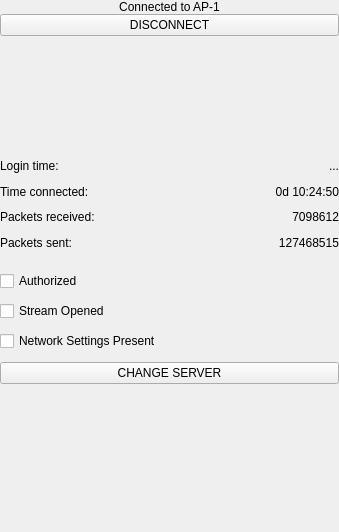
<?xml version="1.0" encoding="UTF-8"?>
<ui version="4.0">
 <class>MainScreen</class>
 <widget class="QWidget" name="MainScreen">
  <property name="geometry">
   <rect>
    <x>0</x>
    <y>0</y>
    <width>339</width>
    <height>532</height>
   </rect>
  </property>
  <property name="minimumSize">
   <size>
    <width>0</width>
    <height>0</height>
   </size>
  </property>
  <property name="windowTitle">
   <string>Form</string>
  </property>
  <layout class="QVBoxLayout" name="verticalLayout">
   <property name="spacing">
    <number>0</number>
   </property>
   <property name="leftMargin">
    <number>0</number>
   </property>
   <property name="topMargin">
    <number>0</number>
   </property>
   <property name="rightMargin">
    <number>0</number>
   </property>
   <property name="bottomMargin">
    <number>0</number>
   </property>
   <item>
    <widget class="QFrame" name="frmConnect">
     <property name="sizePolicy">
      <sizepolicy hsizetype="Preferred" vsizetype="Preferred">
       <horstretch>0</horstretch>
       <verstretch>0</verstretch>
      </sizepolicy>
     </property>
     <property name="minimumSize">
      <size>
       <width>0</width>
       <height>124</height>
      </size>
     </property>
     <property name="maximumSize">
      <size>
       <width>16777215</width>
       <height>16777215</height>
      </size>
     </property>
     <layout class="QVBoxLayout" name="verticalLayout_2">
      <property name="spacing">
       <number>0</number>
      </property>
      <property name="leftMargin">
       <number>0</number>
      </property>
      <property name="topMargin">
       <number>0</number>
      </property>
      <property name="rightMargin">
       <number>0</number>
      </property>
      <property name="bottomMargin">
       <number>0</number>
      </property>
      <item alignment="Qt::AlignHCenter">
       <widget class="QLabel" name="lblActualServer">
        <property name="text">
         <string>Connected to AP-1</string>
        </property>
        <property name="alignment">
         <set>Qt::AlignCenter</set>
        </property>
       </widget>
      </item>
      <item>
       <widget class="QPushButton" name="btnConnection">
        <property name="text">
         <string>DISCONNECT</string>
        </property>
       </widget>
      </item>
      <item>
       <spacer name="verticalSpacer_2">
        <property name="orientation">
         <enum>Qt::Vertical</enum>
        </property>
        <property name="sizeHint" stdset="0">
         <size>
          <width>20</width>
          <height>40</height>
         </size>
        </property>
       </spacer>
      </item>
     </layout>
    </widget>
   </item>
   <item>
    <widget class="QFrame" name="frmInfo">
     <property name="sizePolicy">
      <sizepolicy hsizetype="Preferred" vsizetype="Preferred">
       <horstretch>0</horstretch>
       <verstretch>0</verstretch>
      </sizepolicy>
     </property>
     <property name="minimumSize">
      <size>
       <width>330</width>
       <height>113</height>
      </size>
     </property>
     <property name="maximumSize">
      <size>
       <width>16777215</width>
       <height>16777215</height>
      </size>
     </property>
     <layout class="QVBoxLayout" name="verticalLayout_3">
      <property name="spacing">
       <number>0</number>
      </property>
      <property name="leftMargin">
       <number>0</number>
      </property>
      <property name="topMargin">
       <number>0</number>
      </property>
      <property name="rightMargin">
       <number>0</number>
      </property>
      <property name="bottomMargin">
       <number>0</number>
      </property>
      <item>
       <widget class="QWidget" name="wgtTopInfoFrame" native="true"/>
      </item>
      <item>
       <widget class="QWidget" name="wgtLiginTime" native="true">
        <layout class="QHBoxLayout" name="horizontalLayout">
         <property name="spacing">
          <number>0</number>
         </property>
         <property name="leftMargin">
          <number>0</number>
         </property>
         <property name="topMargin">
          <number>0</number>
         </property>
         <property name="rightMargin">
          <number>0</number>
         </property>
         <property name="bottomMargin">
          <number>0</number>
         </property>
         <item>
          <widget class="QLabel" name="lblTitleLoginTime">
           <property name="sizePolicy">
            <sizepolicy hsizetype="Fixed" vsizetype="Preferred">
             <horstretch>0</horstretch>
             <verstretch>0</verstretch>
            </sizepolicy>
           </property>
           <property name="text">
            <string>Login time:</string>
           </property>
           <property name="alignment">
            <set>Qt::AlignJustify|Qt::AlignVCenter</set>
           </property>
          </widget>
         </item>
         <item alignment="Qt::AlignRight">
          <widget class="QLabel" name="lblLoginTime">
           <property name="sizePolicy">
            <sizepolicy hsizetype="Fixed" vsizetype="Preferred">
             <horstretch>0</horstretch>
             <verstretch>0</verstretch>
            </sizepolicy>
           </property>
           <property name="text">
            <string>...</string>
           </property>
           <property name="alignment">
            <set>Qt::AlignRight|Qt::AlignTrailing|Qt::AlignVCenter</set>
           </property>
          </widget>
         </item>
        </layout>
       </widget>
      </item>
      <item>
       <widget class="QWidget" name="widget" native="true"/>
      </item>
      <item>
       <widget class="QWidget" name="wgtTimeConnect" native="true">
        <layout class="QHBoxLayout" name="horizontalLayout_2">
         <property name="leftMargin">
          <number>0</number>
         </property>
         <property name="topMargin">
          <number>0</number>
         </property>
         <property name="rightMargin">
          <number>0</number>
         </property>
         <property name="bottomMargin">
          <number>0</number>
         </property>
         <item alignment="Qt::AlignLeft">
          <widget class="QLabel" name="lblTitleTimeConnect">
           <property name="sizePolicy">
            <sizepolicy hsizetype="Fixed" vsizetype="Preferred">
             <horstretch>0</horstretch>
             <verstretch>0</verstretch>
            </sizepolicy>
           </property>
           <property name="text">
            <string>Time connected:</string>
           </property>
           <property name="alignment">
            <set>Qt::AlignJustify|Qt::AlignVCenter</set>
           </property>
          </widget>
         </item>
         <item alignment="Qt::AlignRight">
          <widget class="QLabel" name="lblTimeConnect">
           <property name="sizePolicy">
            <sizepolicy hsizetype="Fixed" vsizetype="Preferred">
             <horstretch>0</horstretch>
             <verstretch>0</verstretch>
            </sizepolicy>
           </property>
           <property name="text">
            <string>0d 10:24:50</string>
           </property>
           <property name="alignment">
            <set>Qt::AlignRight|Qt::AlignTrailing|Qt::AlignVCenter</set>
           </property>
          </widget>
         </item>
        </layout>
       </widget>
      </item>
      <item>
       <widget class="QWidget" name="widget_2" native="true"/>
      </item>
      <item>
       <widget class="QWidget" name="wgtPacketsRec" native="true">
        <property name="sizePolicy">
         <sizepolicy hsizetype="Preferred" vsizetype="Preferred">
          <horstretch>0</horstretch>
          <verstretch>0</verstretch>
         </sizepolicy>
        </property>
        <layout class="QHBoxLayout" name="horizontalLayout_3">
         <property name="leftMargin">
          <number>0</number>
         </property>
         <property name="topMargin">
          <number>0</number>
         </property>
         <property name="rightMargin">
          <number>0</number>
         </property>
         <property name="bottomMargin">
          <number>0</number>
         </property>
         <item alignment="Qt::AlignLeft">
          <widget class="QLabel" name="lblTitlePacketsRec">
           <property name="sizePolicy">
            <sizepolicy hsizetype="Fixed" vsizetype="Preferred">
             <horstretch>0</horstretch>
             <verstretch>0</verstretch>
            </sizepolicy>
           </property>
           <property name="text">
            <string>Packets received:</string>
           </property>
           <property name="alignment">
            <set>Qt::AlignJustify|Qt::AlignVCenter</set>
           </property>
          </widget>
         </item>
         <item alignment="Qt::AlignRight">
          <widget class="QLabel" name="lblPacketsRec">
           <property name="sizePolicy">
            <sizepolicy hsizetype="Fixed" vsizetype="Preferred">
             <horstretch>0</horstretch>
             <verstretch>0</verstretch>
            </sizepolicy>
           </property>
           <property name="text">
            <string>7098612</string>
           </property>
           <property name="alignment">
            <set>Qt::AlignRight|Qt::AlignTrailing|Qt::AlignVCenter</set>
           </property>
          </widget>
         </item>
        </layout>
       </widget>
      </item>
      <item>
       <widget class="QWidget" name="widget_3" native="true"/>
      </item>
      <item>
       <widget class="QWidget" name="wgtPacetsSent" native="true">
        <property name="sizePolicy">
         <sizepolicy hsizetype="Preferred" vsizetype="Preferred">
          <horstretch>0</horstretch>
          <verstretch>0</verstretch>
         </sizepolicy>
        </property>
        <layout class="QHBoxLayout" name="horizontalLayout_4">
         <property name="leftMargin">
          <number>0</number>
         </property>
         <property name="topMargin">
          <number>0</number>
         </property>
         <property name="rightMargin">
          <number>0</number>
         </property>
         <property name="bottomMargin">
          <number>0</number>
         </property>
         <item alignment="Qt::AlignLeft">
          <widget class="QLabel" name="lblTitlePacetsSent">
           <property name="sizePolicy">
            <sizepolicy hsizetype="Fixed" vsizetype="Preferred">
             <horstretch>0</horstretch>
             <verstretch>0</verstretch>
            </sizepolicy>
           </property>
           <property name="text">
            <string>Packets sent:</string>
           </property>
           <property name="alignment">
            <set>Qt::AlignJustify|Qt::AlignVCenter</set>
           </property>
          </widget>
         </item>
         <item alignment="Qt::AlignRight">
          <widget class="QLabel" name="lblPacetsSent">
           <property name="sizePolicy">
            <sizepolicy hsizetype="Fixed" vsizetype="Preferred">
             <horstretch>0</horstretch>
             <verstretch>0</verstretch>
            </sizepolicy>
           </property>
           <property name="text">
            <string>127468515</string>
           </property>
           <property name="alignment">
            <set>Qt::AlignRight|Qt::AlignTrailing|Qt::AlignVCenter</set>
           </property>
          </widget>
         </item>
        </layout>
       </widget>
      </item>
      <item>
       <widget class="QWidget" name="wgtBottomInfoFrame" native="true"/>
      </item>
     </layout>
    </widget>
   </item>
   <item>
    <widget class="QFrame" name="frmStatus">
     <property name="sizePolicy">
      <sizepolicy hsizetype="Preferred" vsizetype="Preferred">
       <horstretch>0</horstretch>
       <verstretch>0</verstretch>
      </sizepolicy>
     </property>
     <property name="minimumSize">
      <size>
       <width>285</width>
       <height>101</height>
      </size>
     </property>
     <property name="maximumSize">
      <size>
       <width>16777215</width>
       <height>16777215</height>
      </size>
     </property>
     <layout class="QVBoxLayout" name="verticalLayout_4">
      <property name="spacing">
       <number>0</number>
      </property>
      <property name="leftMargin">
       <number>0</number>
      </property>
      <property name="topMargin">
       <number>0</number>
      </property>
      <property name="rightMargin">
       <number>0</number>
      </property>
      <property name="bottomMargin">
       <number>0</number>
      </property>
      <item>
       <widget class="QCheckBox" name="cbbAuth">
        <property name="enabled">
         <bool>true</bool>
        </property>
        <property name="mouseTracking">
         <bool>false</bool>
        </property>
        <property name="focusPolicy">
         <enum>Qt::NoFocus</enum>
        </property>
        <property name="text">
         <string>Authorized</string>
        </property>
       </widget>
      </item>
      <item>
       <widget class="QCheckBox" name="cbbStream">
        <property name="enabled">
         <bool>true</bool>
        </property>
        <property name="mouseTracking">
         <bool>false</bool>
        </property>
        <property name="focusPolicy">
         <enum>Qt::NoFocus</enum>
        </property>
        <property name="text">
         <string>Stream Opened</string>
        </property>
       </widget>
      </item>
      <item>
       <widget class="QCheckBox" name="cbbNetwork">
        <property name="mouseTracking">
         <bool>false</bool>
        </property>
        <property name="focusPolicy">
         <enum>Qt::NoFocus</enum>
        </property>
        <property name="text">
         <string>Network Settings Present</string>
        </property>
       </widget>
      </item>
     </layout>
    </widget>
   </item>
   <item>
    <widget class="QPushButton" name="btnChangeServer">
     <property name="sizePolicy">
      <sizepolicy hsizetype="Preferred" vsizetype="Fixed">
       <horstretch>0</horstretch>
       <verstretch>0</verstretch>
      </sizepolicy>
     </property>
     <property name="text">
      <string>CHANGE SERVER</string>
     </property>
    </widget>
   </item>
   <item>
    <spacer name="verticalSpacer">
     <property name="orientation">
      <enum>Qt::Vertical</enum>
     </property>
     <property name="sizeHint" stdset="0">
      <size>
       <width>17</width>
       <height>137</height>
      </size>
     </property>
    </spacer>
   </item>
  </layout>
 </widget>
 <resources/>
 <connections/>
</ui>
